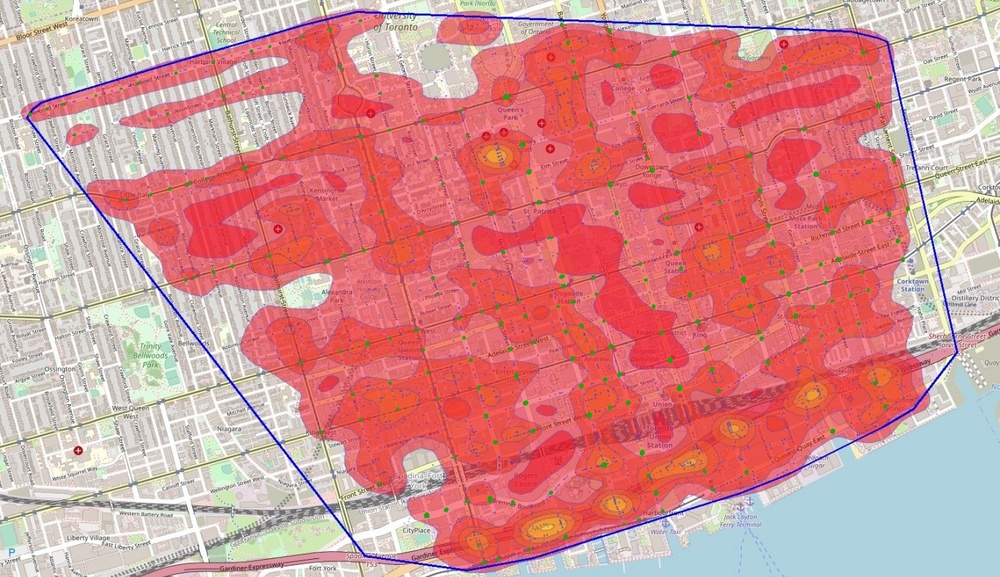
#> input picture HeatMapWithTrafficLight_full.jpg, 1000 x 577 px, shrunk from 1393 x 804 before the run
$ python masking_layers.py
#> lines starting #> are read from the running program, lines starting #| are printed output that depends on the picture; after the words box and inside, x2 and y2 are one past the last pixel; in counts of white or black regions, pixels touching at a corner belong together
import numpy as np
import cv2


if __name__ == "__main__":
    image = cv2.imread('HeatMapWithTrafficLight_full.jpg')
#> image is the input picture: shape (577, 1000, 3); mean B, G, R 145.4, 144.7, 213.7
    image_rgb = cv2.cvtColor(image, cv2.COLOR_BGR2RGB)

    # Define thresholds for red color
    lower_red = np.array([100, 0, 0])
    upper_red = np.array([255, 100, 100])

    # Create a binary mask of red areas
    mask_red = cv2.inRange(image_rgb, lower_red, upper_red)
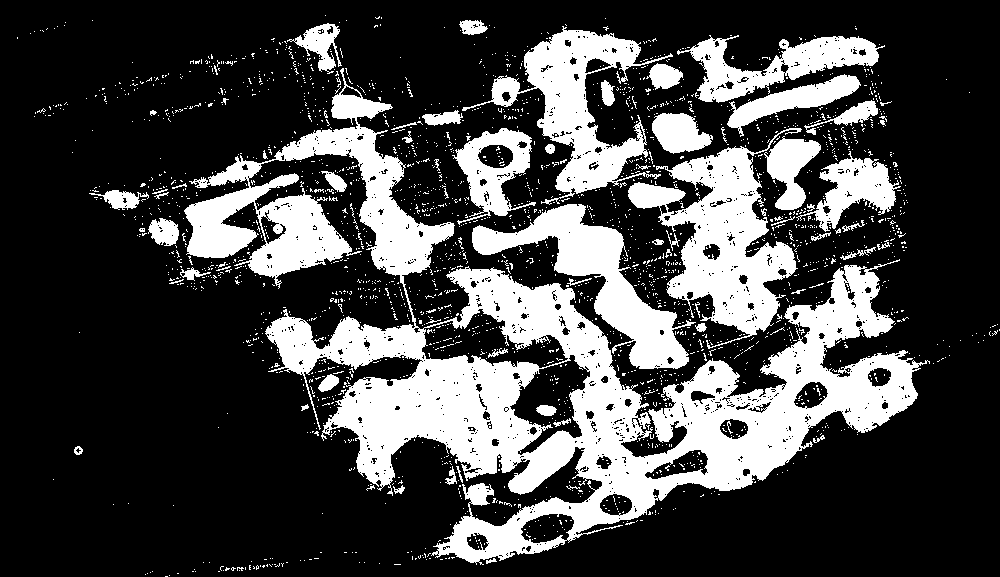
#> mask_red: shape (577, 1000); 27% white; 2352 white regions (2278 under 20 px), largest, box (x1, y1, x2, y2) and area: (184, 68, 930, 565) 87351, (628, 128, 802, 349) 14629, (462, 26, 673, 205) 10750

    # Apply the mask to the original image to keep only the red areas in their original color
    red_areas_original_color = cv2.bitwise_and(image_rgb, image_rgb, mask=mask_red)
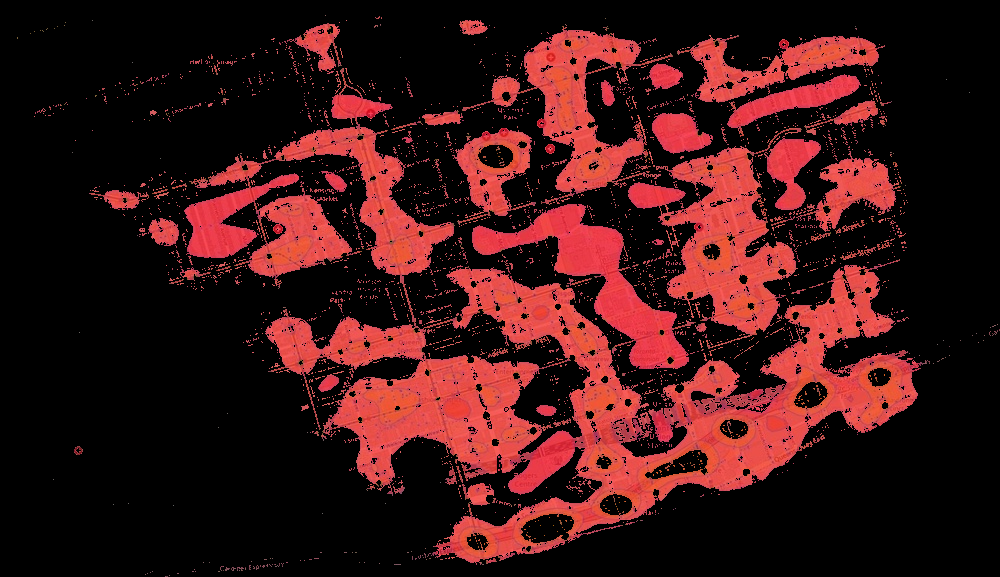
#> red_areas_original_color: shape (577, 1000, 3); mean R, G, B 60.2, 20.7, 20.9

    # Create a white background image
    white_background = np.ones_like(image_rgb) * 255

    # Keep everything else white
    everything_else_white = cv2.bitwise_and(white_background, white_background, mask=cv2.bitwise_not(mask_red))
#> everything_else_white: shape (577, 1000, 3); 73% white; 2352 black regions (2278 under 20 px)
#> white_background: shape (577, 1000, 3); every value is 255

    # Combine the red areas with the white background
    result_image = cv2.bitwise_or(red_areas_original_color, everything_else_white)
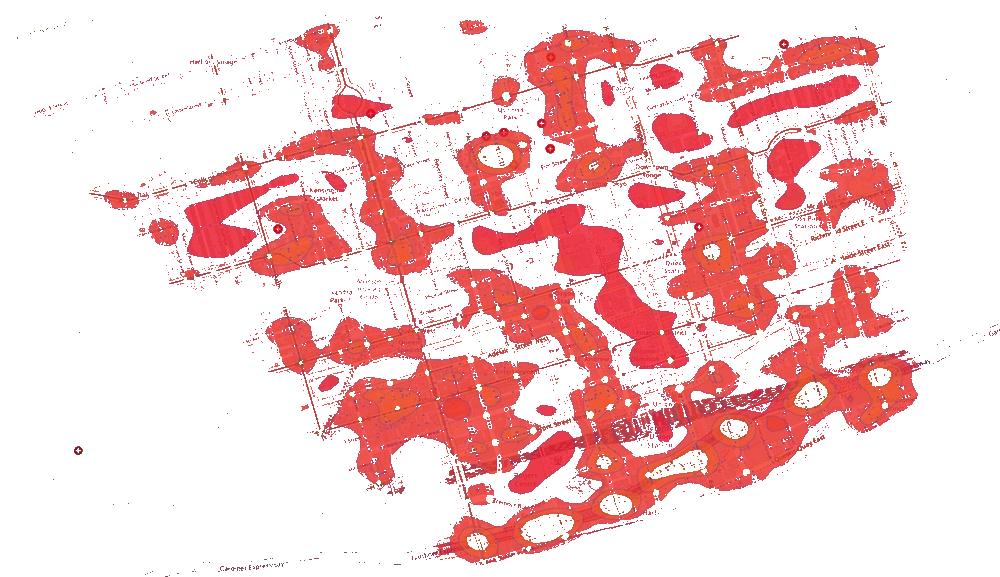
#> result_image: shape (577, 1000, 3); mean R, G, B 246.5, 207, 207.2

    # Save the result image
    cv2.imwrite('red_areas_on_white.jpg', cv2.cvtColor(result_image, cv2.COLOR_RGB2BGR))

    # Display the result image
    cv2.imshow('Red Areas Image', cv2.cvtColor(result_image, cv2.COLOR_RGB2BGR))

    # Find contours of red regions
    contours_red, _ = cv2.findContours(mask_red, cv2.RETR_EXTERNAL, cv2.CHAIN_APPROX_SIMPLE)
#> contours_red = 2135 contours, 2099 with area under 20; largest, box (x1, y1, x2, y2) and area: (184, 68, 930, 565) 100064, (628, 128, 802, 349) 14690, (462, 26, 673, 205) 10809, (472, 204, 696, 369) 9848, (677, 35, 885, 103) 5514

    # Create a binary mask of dark green areas
    lower_green = np.array([0, 150, 0])
    upper_green = np.array([100, 255, 100])
    mask_dark_green = cv2.inRange(image_rgb, lower_green, upper_green)
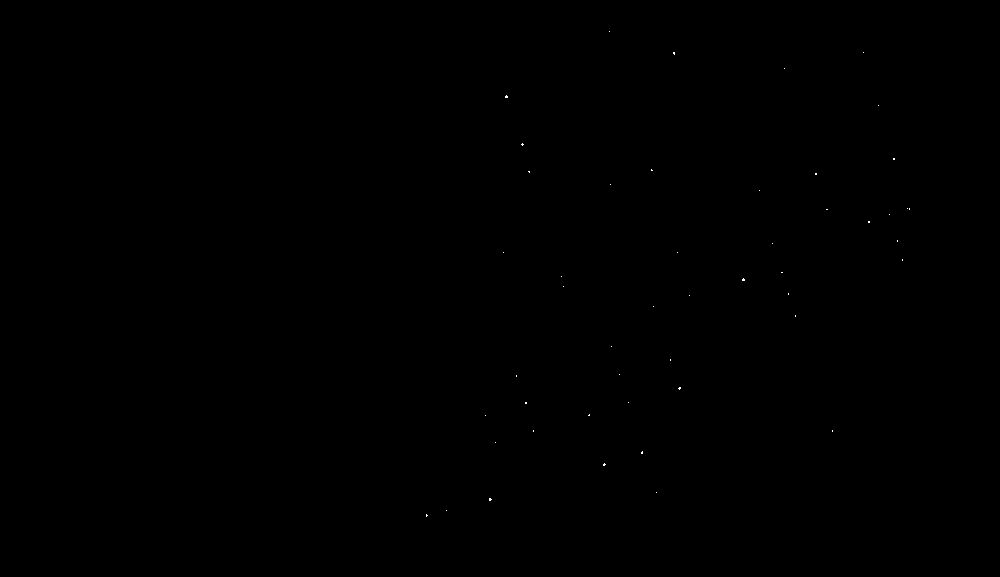
#> mask_dark_green: shape (577, 1000); 0.02% white in thin lines or dots, all inside (x1, y1, x2, y2) = (426, 31, 910, 517)

    # Find contours of dark green dots within the red shape
    contours_dark_green, _ = cv2.findContours(mask_dark_green, cv2.RETR_EXTERNAL, cv2.CHAIN_APPROX_SIMPLE)
#> contours_dark_green = 49 contours, all with area under 20

    # Combine all points from different dark green regions into a single array
    all_points_dark_green = np.concatenate([contour for contour in contours_dark_green])
#> all_points_dark_green = contour of 109 points, box (x1, y1, x2, y2) (426, 31, 910, 517), area 79825

    # Compute the convex hull of all dark green points within the red shape
    convex_hull = cv2.convexHull(all_points_dark_green)
#> convex_hull = contour of 11 points, box (x1, y1, x2, y2) (426, 31, 910, 517), area 175770

    # Create a white background image
    white_background = np.ones_like(image_rgb) * 255

    # Draw the boundaries of the convex hull around the dark green dots on a separate image
    convex_hull_image = white_background.copy()
    cv2.drawContours(convex_hull_image, [convex_hull], -1, (128, 0, 128), 2)
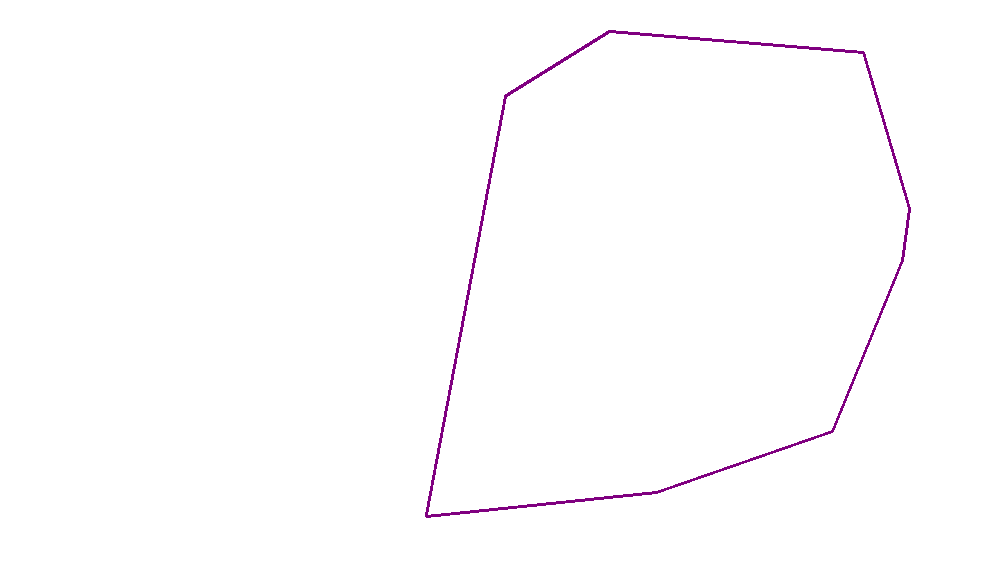
#> convex_hull_image: shape (577, 1000, 3); mean of channels 0, 1, 2 254, 252.9, 254; drawn as B, G, R

    # Save the image with convex hull
    convex_hull_filename = 'convex_hull_image.jpg'
    cv2.imwrite(convex_hull_filename, cv2.cvtColor(convex_hull_image, cv2.COLOR_RGB2BGR))

    # Create a mask for everything except the green dots
    mask_not_green_dots = cv2.bitwise_not(mask_dark_green)

    # Keep only the green dots in their original color
    green_dots_original_color = cv2.bitwise_and(image_rgb, image_rgb, mask=mask_dark_green)

    # Keep everything else white
    everything_else_white_gd = cv2.bitwise_and(white_background, white_background, mask=mask_not_green_dots)

    # Combine the green dots with the white background
    result_image_green_dots = cv2.bitwise_or(green_dots_original_color, everything_else_white_gd)

    # Save the green dots image
    cv2.imwrite('green_dots_on_white.jpg', cv2.cvtColor(result_image_green_dots, cv2.COLOR_RGB2BGR))
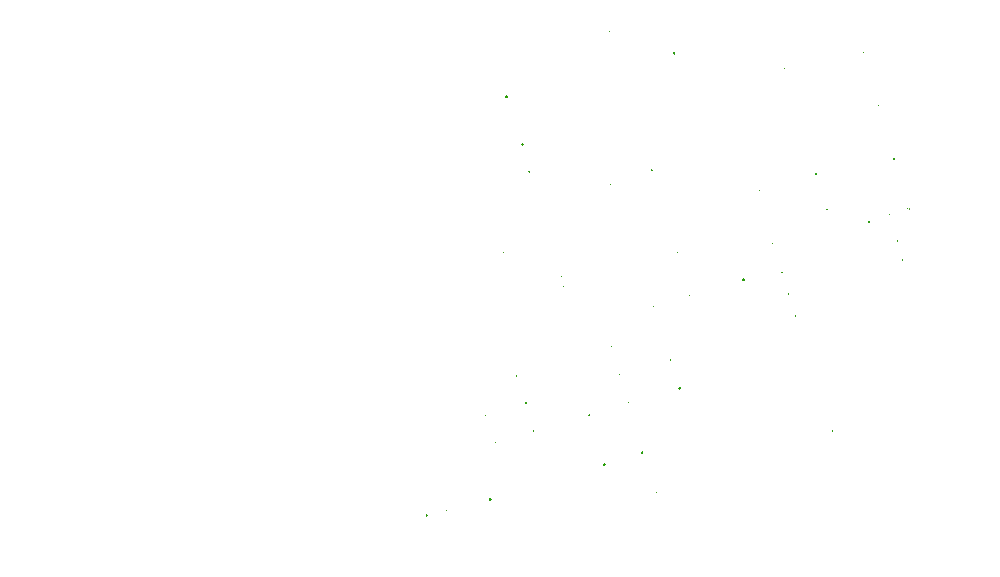
#> saved as green_dots_on_white.jpg: shape (577, 1000, 3); mean B, G, R 255, 255, 255

    # Display the result images
    cv2.imshow('Image with Convex Hull Around Dark Green Dots', cv2.cvtColor(convex_hull_image, cv2.COLOR_RGB2BGR))
    cv2.imshow('Green Dots Image', cv2.cvtColor(result_image_green_dots, cv2.COLOR_RGB2BGR))
    cv2.imshow('Red Areas Image', cv2.cvtColor(result_image, cv2.COLOR_RGB2BGR))
    cv2.waitKey(0)
    cv2.destroyAllWindows()

$ run again, with intersections_map_image.png saved as HeatMapWithTrafficLight_full.jpg
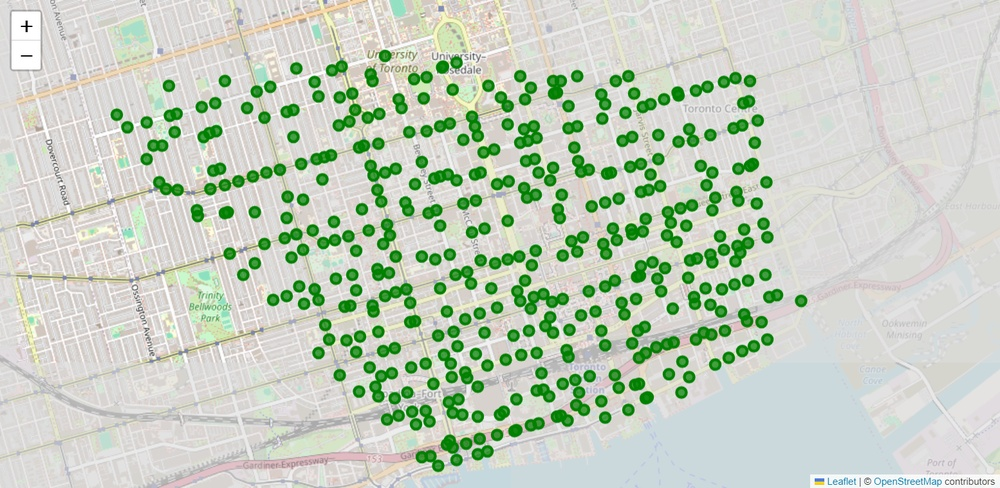
#> input picture intersections_map_image.png, 1000 x 488 px, shrunk from 1554 x 759 before the run
#> image is the input picture: shape (488, 1000, 3); mean B, G, R 191.4, 208, 196.2
#> mask_red: shape (488, 1000); 0% white in thin lines or dots, all inside (x1, y1, x2, y2) = (21, 30, 992, 482)
#> white_background: shape (488, 1000, 3); every value is 255
#> contours_red = 6 contours, all with area under 20
#> `mask_dark_green = cv2.inRange(image_rgb, lower_green, upper_green)`:
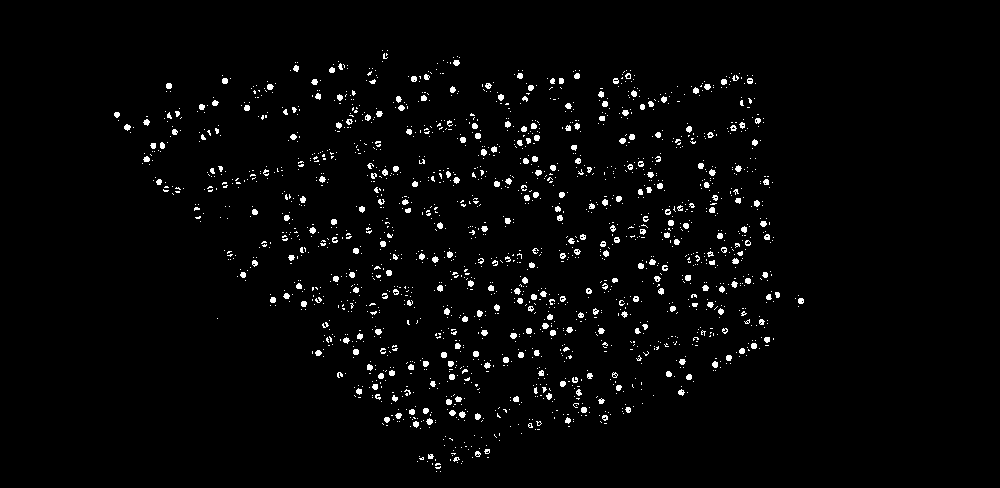
#> mask_dark_green: shape (488, 1000); 2.5% white; 1874 white regions (1562 under 20 px)
#> contours_dark_green = 1874 contours, 1653 with area under 20; largest, box (x1, y1, x2, y2) and area: (426, 418, 433, 425) 24, (459, 411, 466, 418) 24, (712, 361, 718, 368) 24, (510, 333, 517, 339) 24, (375, 329, 382, 335) 24
#> all_points_dark_green = contour of 5988 points, box (x1, y1, x2, y2) (114, 50, 804, 472), area 38449
#> convex_hull = contour of 21 points, box (x1, y1, x2, y2) (114, 50, 804, 472), area 207793
#> mask_not_green_dots: shape (488, 1000); 97.5% white; 1874 black regions (1562 under 20 px), largest, box (x1, y1, x2, y2) and area: (267, 84, 274, 90) 33, (124, 124, 131, 131) 33, (481, 149, 487, 156) 33
#> `result_image_green_dots = cv2.bitwise_or(green_dots_original_color, ev..`:
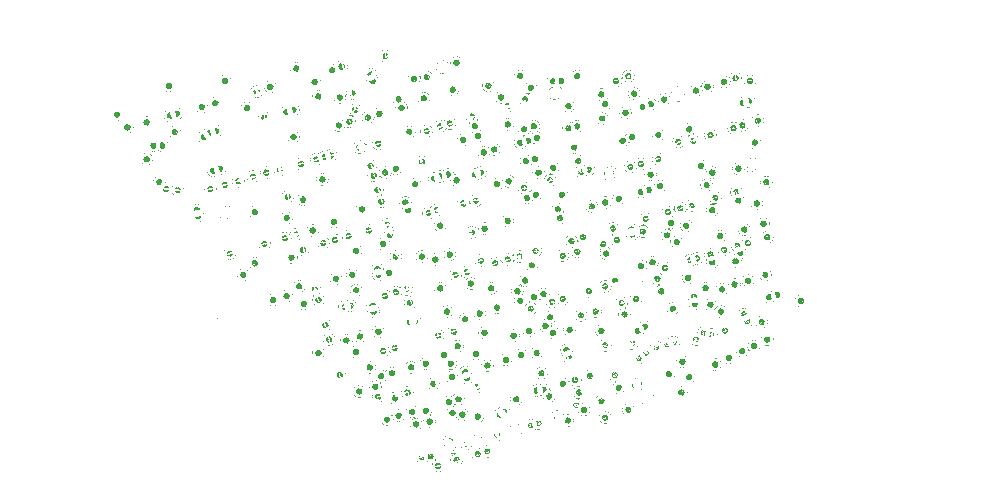
#> result_image_green_dots: shape (488, 1000, 3); mean R, G, B 250.2, 252.6, 250.1
